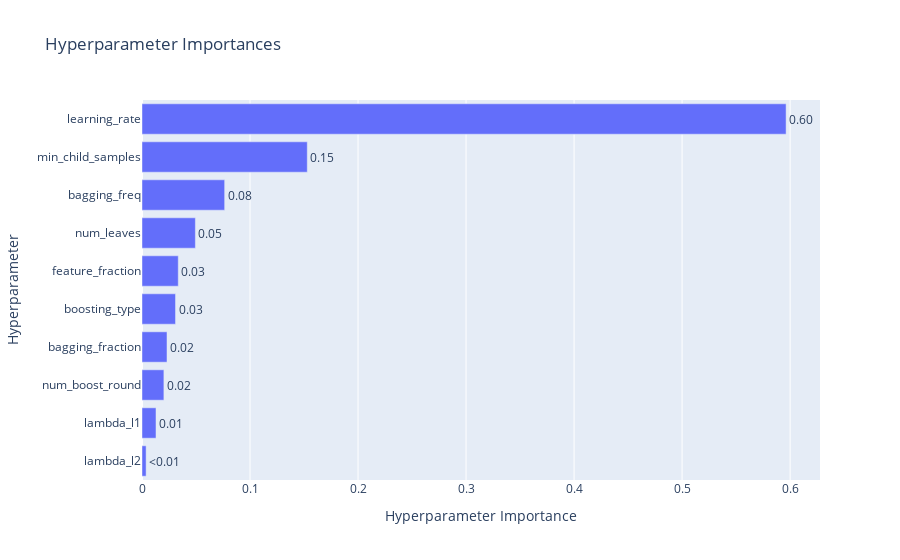

The notebook cell this image was saved under:
### Code cell
visualizations['param_importances']

### Figure 1 — Plotly figure (JSON) as saved in the notebook; plotly's stock layout.template omitted (floating-point values rounded to 4 significant figures)
{"data": [{"cliponaxis": false, "hovertemplate": ["lambda_l2 (FloatDistribution): 0.003802845321656493<extra></extra>", "lambda_l1 (FloatDistribution): 0.012956507557648248<extra></extra>", "num_boost_round (IntDistribution): 0.02026152565184475<extra></extra>", "bagging_fraction (FloatDistribution): 0.023145122695813633<extra></extra>", "boosting_type (CategoricalDistribution): 0.031031590699921827<extra></extra>", "feature_fraction (FloatDistribution): 0.033570149821867755<extra></extra>", "num_leaves (IntDistribution): 0.049421885445090116<extra></extra>", "bagging_freq (IntDistribution): 0.07652735590975028<extra></extra>", "min_child_samples (IntDistribution): 0.15299865652634193<extra></extra>", "learning_rate (FloatDistribution): 0.596284360370065<extra></extra>"], "name": "Objective Value", "orientation": "h", "text": ["<0.01", "0.01", "0.02", "0.02", "0.03", "0.03", "0.05", "0.08", "0.15", "0.60"], "textposition": "outside", "type": "bar", "x": [0.003803, 0.01296, 0.02026, 0.02315, 0.03103, 0.03357, 0.04942, 0.07653, 0.153, 0.5963], "y": ["lambda_l2", "lambda_l1", "num_boost_round", "bagging_fraction", "boosting_type", "feature_fraction", "num_leaves", "bagging_freq", "min_child_samples", "learning_rate"]}], "layout": {"title": {"text": "Hyperparameter Importances"}, "xaxis": {"title": {"text": "Hyperparameter Importance"}}, "yaxis": {"title": {"text": "Hyperparameter"}}}}
